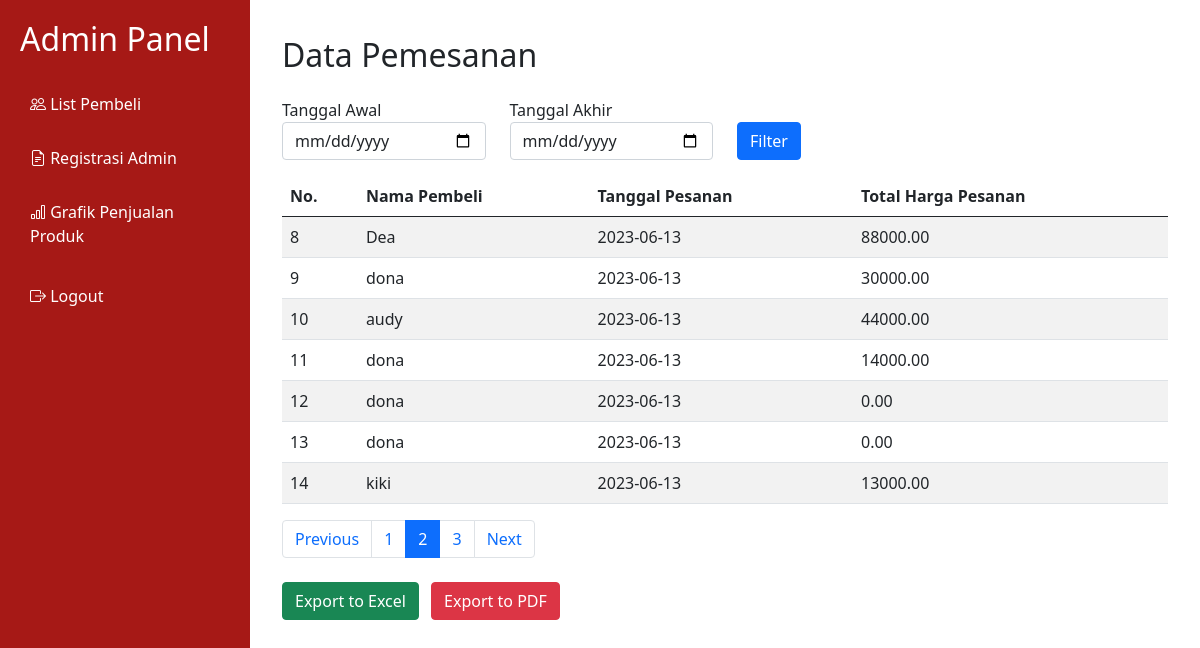
The app's page /admin.php?page=2 (signed in) with its own data.
### tables this page shows
CREATE TABLE `pesanan` (
  `id_pesanan` int(11) NOT NULL,
  `tanggal_pesanan` date NOT NULL,
  `nama_pelanggan` varchar(255) NOT NULL,
  `total` decimal(10,2) NOT NULL
);

### admin.php (the view, shortened to what this page needs)
<!DOCTYPE html>
<html lang="en">
<head>
    <link rel="stylesheet" href="https://cdn.jsdelivr.net/npm/bootstrap@5.1.0/dist/css/bootstrap.min.css">
    <link rel="stylesheet" href="https://cdn.jsdelivr.net/npm/bootstrap-icons@1.7.2/font/bootstrap-icons.css">
</head>
<body>
    <div class="sidebar">
        <h2 class="mb-4">Admin Panel</h2>
        <ul>
            <li><a href="admin.php"><i class="bi bi-people"></i> List Pembeli</a></li>
            <li><a href="registrasi_admin.php"><i class="bi bi-file-earmark-text"></i> Registrasi Admin</a></li>
            <li><a href="chart.php"><i class="bi bi-bar-chart"></i> Grafik Penjualan Produk</a></li>
        </ul>
        <ul class="mt-auto">
            <li><a href="logout.php"><i class="bi bi-box-arrow-right"></i> Logout</a></li>
        </ul>
    </div>
    <div class="content">
        <div class="container mt-3">
            <?php
            include 'koneksi.php';
            $tanggal_awal = "";
            $tanggal_akhir = "";
            if ($_SERVER["REQUEST_METHOD"] == "POST") {
                $tanggal_awal = $_POST["tanggal_awal"];
                $tanggal_akhir = $_POST["tanggal_akhir"];
                $tanggal_awal = date("Y-m-d", strtotime($tanggal_awal));
                $tanggal_akhir = date("Y-m-d", strtotime($tanggal_akhir));
                $query = "SELECT * FROM pesanan WHERE DATE(tanggal_pesanan) >= '$tanggal_awal' AND DATE(tanggal_pesanan) <= '$tanggal_akhir'";
                $result = mysqli_query($koneksi, $query);
            } else {
                $query = "SELECT * FROM pesanan";
                $result = mysqli_query($koneksi, $query);
            }
            if (mysqli_num_rows($result) > 0) {
                echo '<h2 class="mb-4">Data Pemesanan</h2>';
                echo '
                    <form method="POST" action="">
                        <div class="row">
                            <div class="col-md-3 mb-3">
                                <label for="tanggal_awal">Tanggal Awal</label>
                                <input type="date" class="form-control" id="tanggal_awal" name="tanggal_awal" value="' . $tanggal_awal . '">
                            </div>
                            <div class="col-md-3 mb-3">
                                <label for="tanggal_akhir">Tanggal Akhir</label>
                                <input type="date" class="form-control" id="tanggal_akhir" name="tanggal_akhir" value="' . $tanggal_akhir . '">
                            </div>
                            <div class="col-md-2 align-self-end" style="margin-bottom: 1rem;">
                                <button type="submit" class="btn btn-primary">Filter</button>
                            </div>
                        </div>
                    </form>
                ';
                echo '
                    <table class="table table-striped">
                        <thead class="thead-dark">
                            <tr>
                                <th>No.</th>
                                <th>Nama Pembeli</th>
                                <th>Tanggal Pesanan</th>
                                <th>Total Harga Pesanan</th>
                            </tr>
                        </thead>
                        <tbody>
                ';
                $limit = 7;
                $total_records = mysqli_num_rows($result);
                $total_pages = ceil($total_records / $limit);
                if (!isset($_GET['page'])) {
                    $page = 1;
                } else {
                    $page = $_GET['page'];
                }
                $offset = ($page - 1) * $limit;
                $query_page = $query . " LIMIT $offset, $limit";
                $result_page = mysqli_query($koneksi, $query_page);
                $nomor_urut = ($page - 1) * $limit + 1;
                while ($row = mysqli_fetch_assoc($result_page)) {
                    echo '
                        <tr>
                            <td>' . $nomor_urut . '</td>
                            <td>' . $row['nama_pelanggan'] . '</td>
                            <td>' . $row['tanggal_pesanan'] . '</td>
                            <td>' . $row['total'] . '</td>
                        </tr>
                    ';
                    $nomor_urut++;
                }
                echo '
                        </tbody>
                    </table>
                ';
                echo '
                    <div class="mt-3">
                        <ul class="pagination">
                            <li class="page-item ' . ($page == 1 ? "disabled" : "") . '">
                                <a class="page-link" href="?page=' . ($page - 1) . '">Previous</a>
                            </li>
                ';
                for ($i = 1; $i <= $total_pages; $i++) {
                    echo '
                        <li class="page-item ' . ($page == $i ? "active" : "") . '">
                            <a class="page-link" href="?page=' . $i . '">' . $i . '</a>
                        </li>
                    ';
                }
                echo '
                            <li class="page-item ' . ($page == $total_pages ? "disabled" : "") . '">
                                <a class="page-link" href="?page=' . ($page + 1) . '">Next</a>
                            </li>
                        </ul>
                    </div>
                ';
            } else {
                echo '<h2 class="mb-4">Tidak ada data pemesanan</h2>';
            }
            ?>
            <div class="row">
    <div class="col-md-6">
        <form method="POST" action="export_excel.php" class="d-inline">
            <button type="submit" class="btn btn-success float-right ml-2">Export to Excel</button>
        </form>
        <form method="POST" action="export_pdf.php" class="d-inline">
            <button type="submit" class="btn btn-danger float-right m-2">Export to PDF</button>
        </form>
    </div>
</div>
        </div>
    </div>
</body>
</html>

### admin.php (style rules this page uses)
.sidebar { background-color: #A61916; height: 100vh; position: fixed; top: 0; left: 0; width: 250px; padding: 20px; color: #fff; }
.sidebar ul { list-style: none; padding-left: 0; }
.sidebar ul li { margin-bottom: 10px; }
.sidebar ul li a { display: block; padding: 10px; color: #fff; text-decoration: none; transition: background-color 0.3s; }
.content { margin-left: 250px; padding: 20px; }

### records on screen
pesanan: nama_pelanggan "Dea", tanggal_pesanan "2023-06-13", total "88000.00"
pesanan: nama_pelanggan "dona", tanggal_pesanan "2023-06-13", total "30000.00"
pesanan: nama_pelanggan "audy", tanggal_pesanan "2023-06-13", total "44000.00"
pesanan: nama_pelanggan "dona", tanggal_pesanan "2023-06-13", total "14000.00"
pesanan: nama_pelanggan "dona", tanggal_pesanan "2023-06-13", total "0.00"
pesanan: nama_pelanggan "dona", tanggal_pesanan "2023-06-13", total "0.00"
pesanan: nama_pelanggan "kiki", tanggal_pesanan "2023-06-13", total "13000.00"
